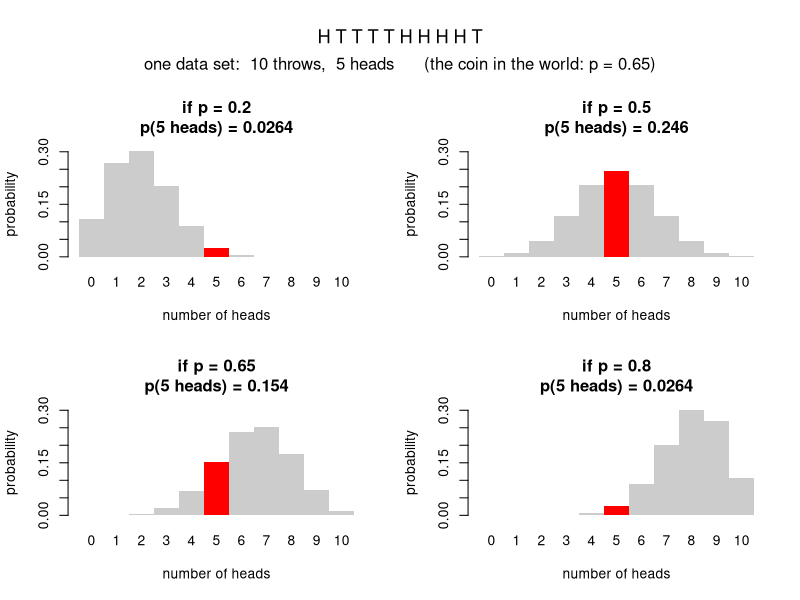

Source code (R):
# One data set, four candidate coins.
#
# CoinAssumptions.R asked what a distribution looks like when the process
# behind it changes.  This script turns that around.  The throws have already
# happened; what changes from panel to panel is only the coin we SUPPOSE was
# used.  Each panel answers one question: if the coin really were this one,
# how likely was the result I am holding?

p_head <- 0.65         # the coin in the world
throws <- 10           # how many times it is thrown

# Four guesses about that coin.  The real one is on the list, and that is the
# interesting part: even with the truth among the candidates, ten throws need
# not single it out.  More often than not some other coin will look like the
# better explanation of what happened.  The data narrow the field down; they
# do not hand over the answer.
candidates <- c(0.2, 0.5, 0.65, 0.8)

# ---------------------------------------------------------------- the data

# ONE data set.  Everything below is four ways of looking at these same
# throws -- not four experiments.
tosses <- sample(c("H", "T"), size = throws, replace = TRUE,
                 prob = c(p_head, 1 - p_head))
heads <- sum(tosses == "H")

# ---------------------------------------------------------------- the plot

possible <- 0:throws

# Every panel gets the same y axis.  If each panel scaled itself, a bar could
# look tall under one candidate and short under another for no reason except
# the scaling, and the comparison would be an artefact of the picture.
ymax <- max(sapply(candidates, function(p) dbinom(possible, throws, p)))

par(mfrow = c(2, 2), oma = c(0, 0, 5, 0))

for (p in candidates)
{

  probs <- dbinom(possible, throws, p)

  # The height of the bar standing over the count we actually got.  This
  # number is the whole point of the script.  The picture is about the COUNT;
  # the throws are printed above only so that the count feels like something
  # that happened rather than a number out of thin air.
  #
  # signif() rather than round(): under a badly wrong coin the probability is
  # tiny but it is never nought, and a result that rounds to zero is not the
  # same thing as a result that cannot happen.
  height <- dbinom(heads, throws, p)

  colours <- rep("grey80", length(possible))
  colours[possible == heads] <- "red"

  barplot(probs, names.arg = possible, col = colours, border = NA,
          space = 0, ylim = c(0, ymax),
          xlab = "number of heads", ylab = "probability",
          main = paste0("if p = ", p, "\np(", heads, " heads) = ",
                        signif(height, 3)))

}

sequence_text <- paste(tosses, collapse = " ")
if (throws > 40) sequence_text <- paste(paste(tosses[1:40], collapse = " "), "...")

mtext(sequence_text, outer = TRUE, line = 2.2, cex = 1.1)
mtext(paste0("one data set:  ", throws, " throws,  ", heads, " heads",
             "      (the coin in the world: p = ", p_head, ")"),
      outer = TRUE, line = 0.6, cex = 1)

# ---------------------------------------------------------------- the point

# Same result, four coins, four very different probabilities.  Some coins make
# what we saw an ordinary morning; others make it a small miracle.  Run the
# script again and the throws change, so the red bar moves -- one data set is
# only one data set.  Raise `throws` and watch how much harder it becomes for
# the wrong coins to explain what happened.
cat("throws:", sequence_text, "\n")
cat("heads :", heads, "of", throws, "\n\n")
for (p in candidates)
{
  cat("  if p =", format(p, nsmall = 2), "  p(", heads, "heads ) =",
      signif(dbinom(heads, throws, p), 3), "\n")
}
